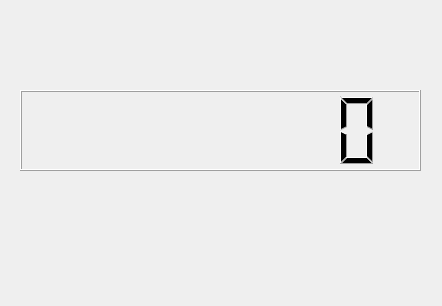
<?xml version="1.0" encoding="UTF-8"?>
<ui version="4.0">
 <class>Dialog</class>
 <widget class="QDialog" name="Dialog">
  <property name="geometry">
   <rect>
    <x>0</x>
    <y>0</y>
    <width>442</width>
    <height>306</height>
   </rect>
  </property>
  <property name="windowTitle">
   <string>Dialog</string>
  </property>
  <widget class="QLCDNumber" name="clock">
   <property name="geometry">
    <rect>
     <x>20</x>
     <y>90</y>
     <width>401</width>
     <height>81</height>
    </rect>
   </property>
   <property name="digitCount">
    <number>8</number>
   </property>
  </widget>
 </widget>
 <resources/>
 <connections/>
</ui>
